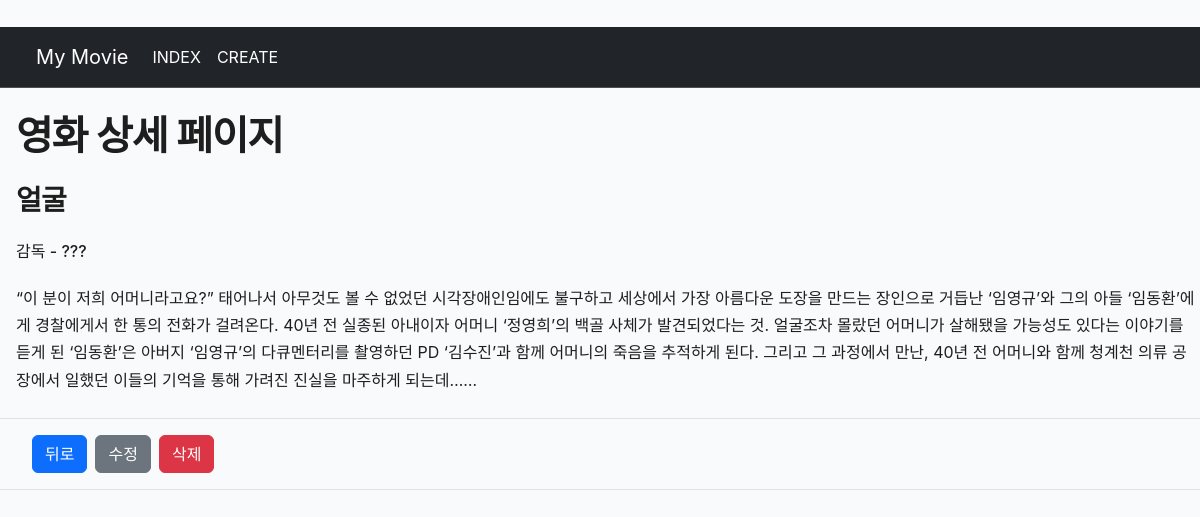
Screenshot of /movies/10/ with the database file from the repository.
### movies/models.py (models this page shows)
class Movie(models.Model):
    title = models.TextField()
    story = models.TextField()
    director = models.TextField()

### movies/views.py (the view)
# urls.py: path("<int:id>/", views.detail, name="detail"),
def detail(request, id):
    movie = get_object_or_404(Movie, id=id)
    context = {
        'movie': movie,
    }
    return render(request, "movies/detail.html", context)

### movies/templates/movies/detail.html (shortened to what this page needs)
﻿{% extends "base.html" %}
{% block content %}
    <h1 class='my-4 ms-3'>영화 상세 페이지</h1>
    <h3 class='my-4 ms-3'>{{ movie.title }}</h3>
    <h6 class='my-4 ms-3'>감독 - {{ movie.director }}</h6>
    <p class='my-4 ms-3'>{{ movie.story }}</p>
    <div class='border-top border-bottom'>
    <div class="d-flex gap-2 ms-3 mb-3 mt-3">
        <a href="{% url 'movies:index' %}" class="ms-3 my-0">
          <button class="btn btn-primary">뒤로</button>
        </a>
        <a href="{% url 'movies:update' movie.id %}" class='my-0'>
            <button class="btn btn-secondary">수정</button>
        </a>
        <form action="{% url 'movies:delete' movie.id %}" method="POST" class='my-0'>
            <button class="btn btn-danger">삭제</button>
        </form>
    </div>
    </div>
{% endblock content %}

### layout/base.html (style rules this page uses)
body { font-family: 'Pretendard', -apple-system, BlinkMacSystemFont, system-ui, Roboto, 'Helvetica Neue', sans-serif; color: #1e1e1e; background-color: #f9fafb; line-height: 1.7; }
h1, h2, h3, .card-title { font-weight: 600; letter-spacing: -0.03em; }

### rows the page displays
Movie: title "얼굴", director "???", story "“이 분이 저희 어머니라고요?” 태어나서 아무것도 볼 수 없었던 시각장애인임에도 불구하고 세상에서 가장 아름다운 도장을 만드는 장인으로 거듭난 ‘임영규’와 그의 아들 ‘임동환’에게 경찰에게서 한 통의 전화가 걸려온다. 40년 전 실종된 아내이자 어머니 ‘정영희’의 백골 사체가 발견되었다는 것. 얼굴조차 몰랐던 어머니가 살해됐을 가능성도 있다는 이야기를 듣게 된 ‘임동환’은 아버지 ‘임영규’의 다큐멘터리를 촬영하던 PD ‘김수진’과 함께 어머니의 죽음을 추적하게 된다. 그리고 그 과정에서 만난, 40년 전 어머니와 함께 청계천 의류 공장에서 일했던 이들의 기억을 통해 가려진 진실을 마주하게 되는데……"
